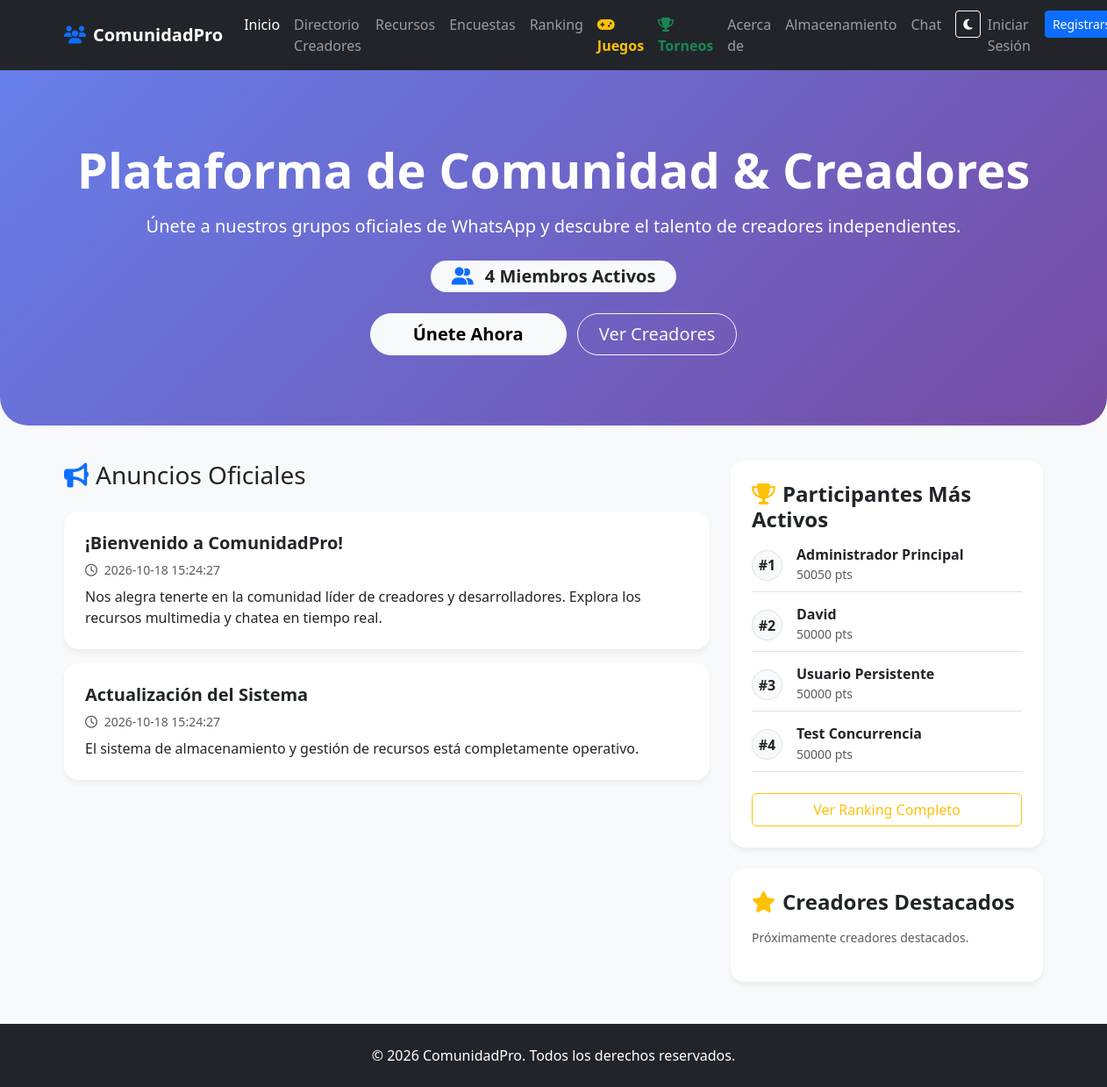
Before: / with the older database file.
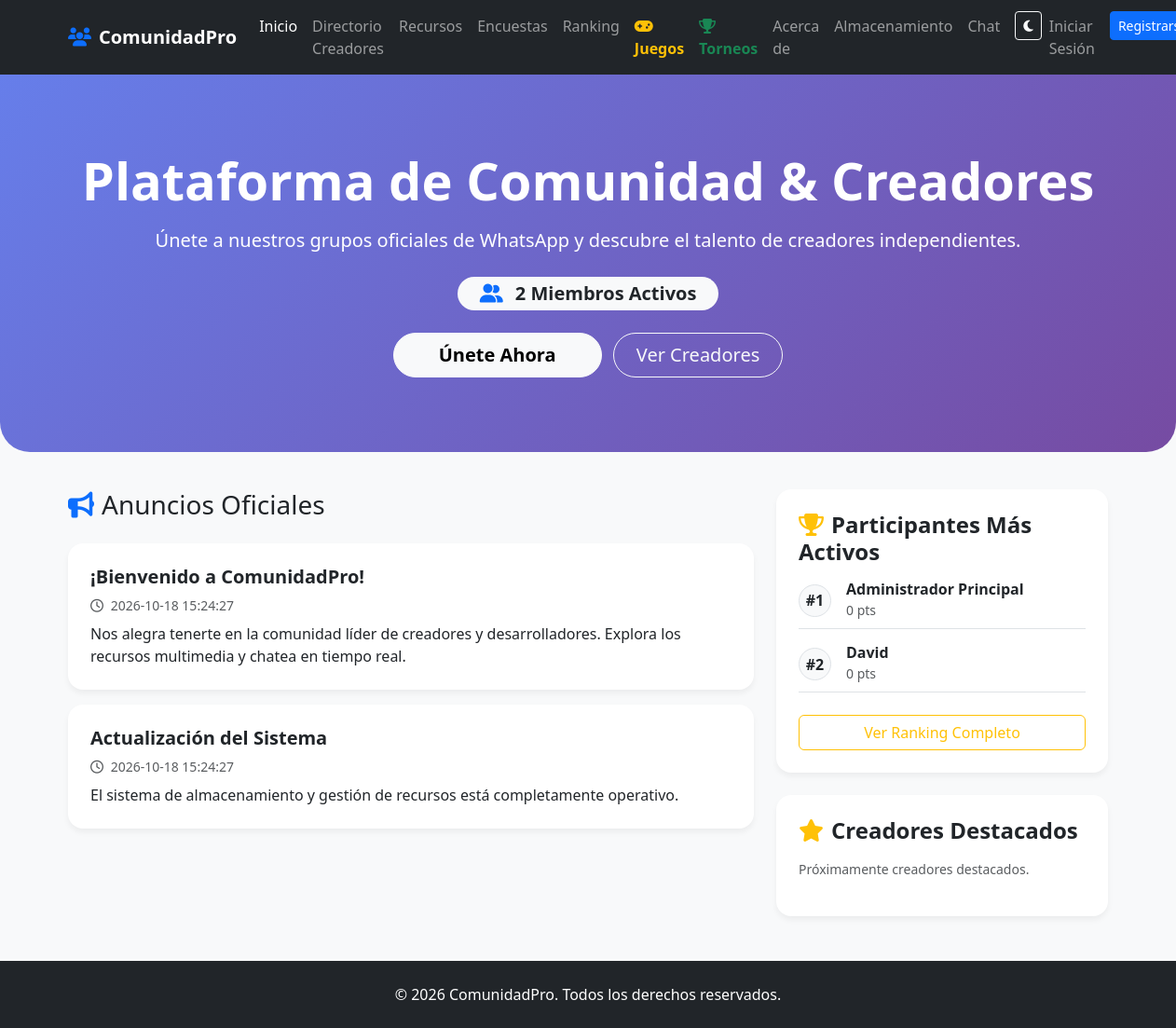
After: the same page with the newer database file.
### tables this page shows
CREATE TABLE anuncios (
            id INTEGER PRIMARY KEY AUTOINCREMENT,
            titulo TEXT NOT NULL,
            contenido TEXT NOT NULL,
            archivo TEXT,
            creado_en TIMESTAMP DEFAULT CURRENT_TIMESTAMP
        );

CREATE TABLE usuarios (
            id INTEGER PRIMARY KEY AUTOINCREMENT,
            nombre TEXT NOT NULL,
            email TEXT UNIQUE NOT NULL,
            password TEXT NOT NULL,
            rol TEXT DEFAULT 'miembro', -- 'admin', 'moderador', 'creador', 'miembro'
            estado TEXT DEFAULT 'activo', -- 'activo', 'suspendido'
            puntos_contribucion INTEGER DEFAULT 0,
            nivel_maximo INTEGER DEFAULT 1,
            creado_en TIMESTAMP DEFAULT CURRENT_TIMESTAMP
        );

### gestor_comunidad.py (the view)
@app.route('/')
def index():
    conn = get_db_connection()
    conn.row_factory = sqlite3.Row
    c = conn.cursor()
    c.execute("SELECT * FROM anuncios ORDER BY creado_en DESC LIMIT 5")
    anuncios = c.fetchall()
    c.execute("SELECT * FROM creadores WHERE estado_aprobacion = 'aprobado'")
    creadores_destacados = c.fetchall()
    c.execute("SELECT COUNT(*) FROM usuarios")
    total_miembros = c.fetchone()[0]
    c.execute("SELECT id, nombre, puntos_contribucion FROM usuarios ORDER BY puntos_contribucion DESC LIMIT 5")
    ranking = c.fetchall()
    c.execute("SELECT * FROM encuestas WHERE activa = 1 ORDER BY creado_en DESC LIMIT 1")
    encuesta_activa = c.fetchone()
    opciones = []
    if encuesta_activa:
        c.execute("SELECT * FROM opciones_encuesta WHERE encuesta_id = ?", (encuesta_activa['id'],))
        opciones = c.fetchall()
    conn.close()
    return render_template('community_index.html', usuario=get_current_user(), anuncios=anuncios, creadores=creadores_destacados, total_miembros=total_miembros, ranking=ranking, encuesta_activa=encuesta_activa, opciones=opciones)

### gestor_comunidad.py (called while the page is built, shortened)
def get_db_connection():
    conn = sqlite3.connect(DB_PATH, timeout=30.0)
    conn.row_factory = sqlite3.Row
    try:
        conn.execute("PRAGMA journal_mode=WAL;")
        conn.execute("PRAGMA synchronous=NORMAL;")
    except Exception:
        pass
    return conn

@app.context_processor
def inject_config():
    try:
        conn = get_db_connection()
        conn.row_factory = sqlite3.Row
        rows = conn.execute("SELECT clave, valor FROM configuracion_plataforma").fetchall()
        conn.close()
        cfg = {row['clave']: row['valor'] for row in rows}
    except Exception:
        cfg = {
            "titulo_plataforma": "ComunidadPro",
            "color_principal": "#667eea",
            "color_secundario": "#764ba2",
            "mensaje_bienvenida": "Únete a nuestros grupos oficiales y descubre talento de creadores independientes.",
            "footer_texto": "ComunidadPro - Todos los derechos reservados 2026",
            "modo_juegos_activo": "1"
        }
    return dict(cfg=cfg)

def get_current_user():
    return None

### templates/community_index.html (shortened to what the changed rows need)
<!DOCTYPE html>
<html lang="es">
<head>
    <link href="https://cdn.jsdelivr.net/npm/bootstrap@5.3.0/dist/css/bootstrap.min.css" rel="stylesheet">
    <link rel="stylesheet" href="https://cdnjs.cloudflare.com/ajax/libs/font-awesome/6.4.0/css/all.min.css">
</head>
<body>
    <div class="hero text-center">
        <div class="container">
            <h1 class="display-4 fw-bold">Plataforma de Comunidad & Creadores</h1>
            <div class="mt-4">
                <span class="badge bg-light text-dark fs-5 px-4 py-2 rounded-pill"><i class="fas fa-user-friends me-2 text-primary"></i> {{ total_miembros }} Miembros Activos</span>
            </div>
        </div>
    </div>
    <div class="container mb-5">
        <div class="row">
            <div class="col-lg-8">
                {% if anuncios %}
                    {% for anuncio in anuncios %}
                        <div class="card mb-3 p-4">
                            <h5 class="fw-bold text-dark">{{ anuncio.titulo }}</h5>
                            <p class="text-muted small mb-2"><i class="far fa-clock me-1"></i> {{ anuncio.creado_en }}</p>
                            <p class="mb-0">{{ anuncio.contenido }}</p>
                        </div>
                    {% endfor %}
                {% else %}
                    <div class="card p-4 text-center text-muted">No hay anuncios publicados por el momento.</div>
                {% endif %}
            </div>
            <div class="col-lg-4">
                <div class="card p-4 bg-white mb-4">
                    {% if ranking %}
                        {% for r in ranking %}
                            <div class="d-flex align-items-center justify-content-between mb-3 pb-2 border-bottom">
                                <div class="d-flex align-items-center">
                                    <div class="bg-light text-dark fw-bold rounded-circle d-flex align-items-center justify-content-center me-3 border" style="width: 35px; height: 35px;">
                                        #{{ loop.index }}
                                    </div>
                                    <div>
                                        <h6 class="mb-0 fw-bold">{{ r.nombre }}</h6>
                                        <small class="text-muted">{{ r.puntos_contribucion }} pts</small>
                                    </div>
                                </div>
                            </div>
                        {% endfor %}
                    {% else %}
                        <p class="text-muted small">Aún no hay puntos registrados.</p>
                    {% endif %}
                </div>
            </div>
        </div>
    </div>
    </body>
</html>

Changed rows visible on the page:
removed usuarios: nombre "Usuario Persistente", puntos_contribucion "50000"
removed usuarios: nombre "Test Concurrencia", puntos_contribucion "50000"
changed usuarios "Administrador Principal": puntos_contribucion "50050" → "0"
changed usuarios "David": puntos_contribucion "50000" → "0"
Other visible differences:
{{ total_miembros }}: "4" → "2"
